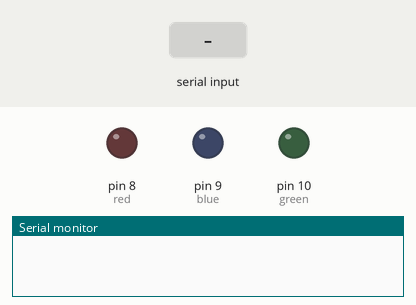
The sketch below on a simulated Arduino Uno, built with avr-gcc and run on an emulated ATmega328P. On the bench: output pins drawn as LEDs (lit = HIGH), the last lines printed to the serial monitor. Inputs (shaded band) come from the test bench.

Above: at 1.2 s.
1.3 s: "red on\n" received over Serial
At 2.5 s:
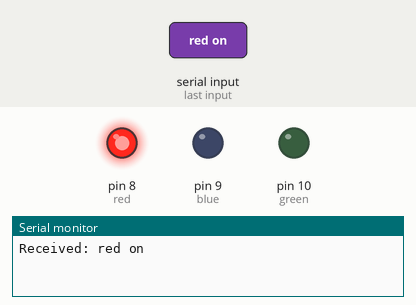
2.8 s: "blue on\n" received over Serial
At 3.7 s:
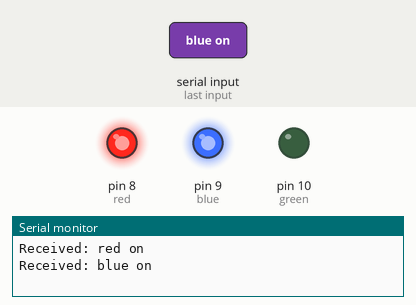
4.3 s: "red off\n" received over Serial
At 4.9 s:
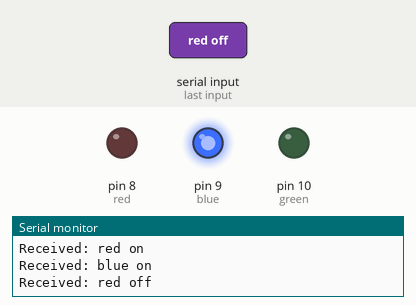
5.8 s: "green on\n" received over Serial
At 7.0 s:
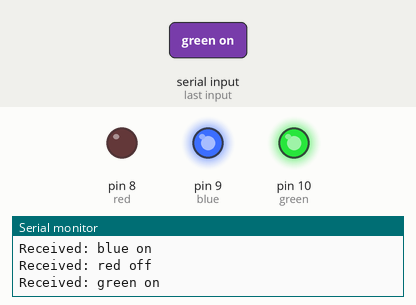
7.3 s: "blue off\n" received over Serial
At 8.4 s:
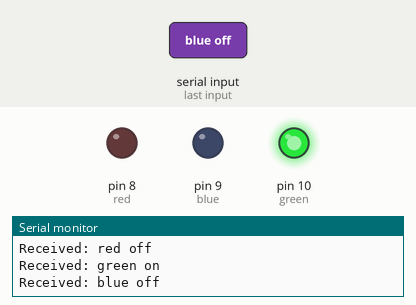
8.8 s: "all on\n" received over Serial
At 9.5 s:
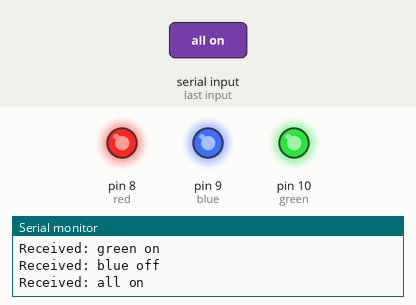
Timing chart, 0 to 11.3 s (numbered marks = the images above; inputs shaded):
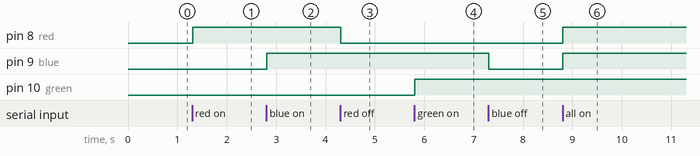

The sketch:

Jarvis.ino
```cpp
const int red = 8;
const int blue = 9;
const int green = 10;

void setup() {
  pinMode(red, OUTPUT);
  pinMode(blue, OUTPUT);
  pinMode(green, OUTPUT);

  Serial.begin(9600);
}

void allOff() {
  digitalWrite(red, LOW);
  digitalWrite(blue, LOW);
  digitalWrite(green, LOW);
}

void allOn() {
  digitalWrite(red, HIGH);
  digitalWrite(blue, HIGH);
  digitalWrite(green, HIGH);
}

void loop() {
  if (Serial.available()) {
    String cmd = Serial.readStringUntil('\n');
    cmd.trim();
    cmd.toLowerCase(); // Clean input to prevent case mismatches

    Serial.print("Received: ");
    Serial.println(cmd);

    if (cmd == "red on") {
      digitalWrite(red, HIGH);
    }
    else if (cmd == "red off") {
      digitalWrite(red, LOW);
    }
    else if (cmd == "blue on") {
      digitalWrite(blue, HIGH);
    }
    else if (cmd == "blue off") {
      digitalWrite(blue, LOW);
    }
    else if (cmd == "green on") {
      digitalWrite(green, HIGH);
    }
    else if (cmd == "green off") {
      digitalWrite(green, LOW);
    }
    else if (cmd == "all on") {
      allOn();
    }
    else if (cmd == "all off") {
      allOff();
    }
  }
}
```

Measured:
- after the input at 1.3 s, pin 8 (red): LOW → HIGH at once
- after the input at 2.8 s, pin 9 (blue): LOW → HIGH at once
- after the input at 4.3 s, pin 8 (red): HIGH → LOW at once
- after the input at 5.8 s, pin 10 (green): LOW → HIGH at once
- after the input at 7.3 s, pin 9 (blue): HIGH → LOW at once
- after the input at 8.8 s, pin 8 (red), pin 9 (blue): LOW → HIGH at once
